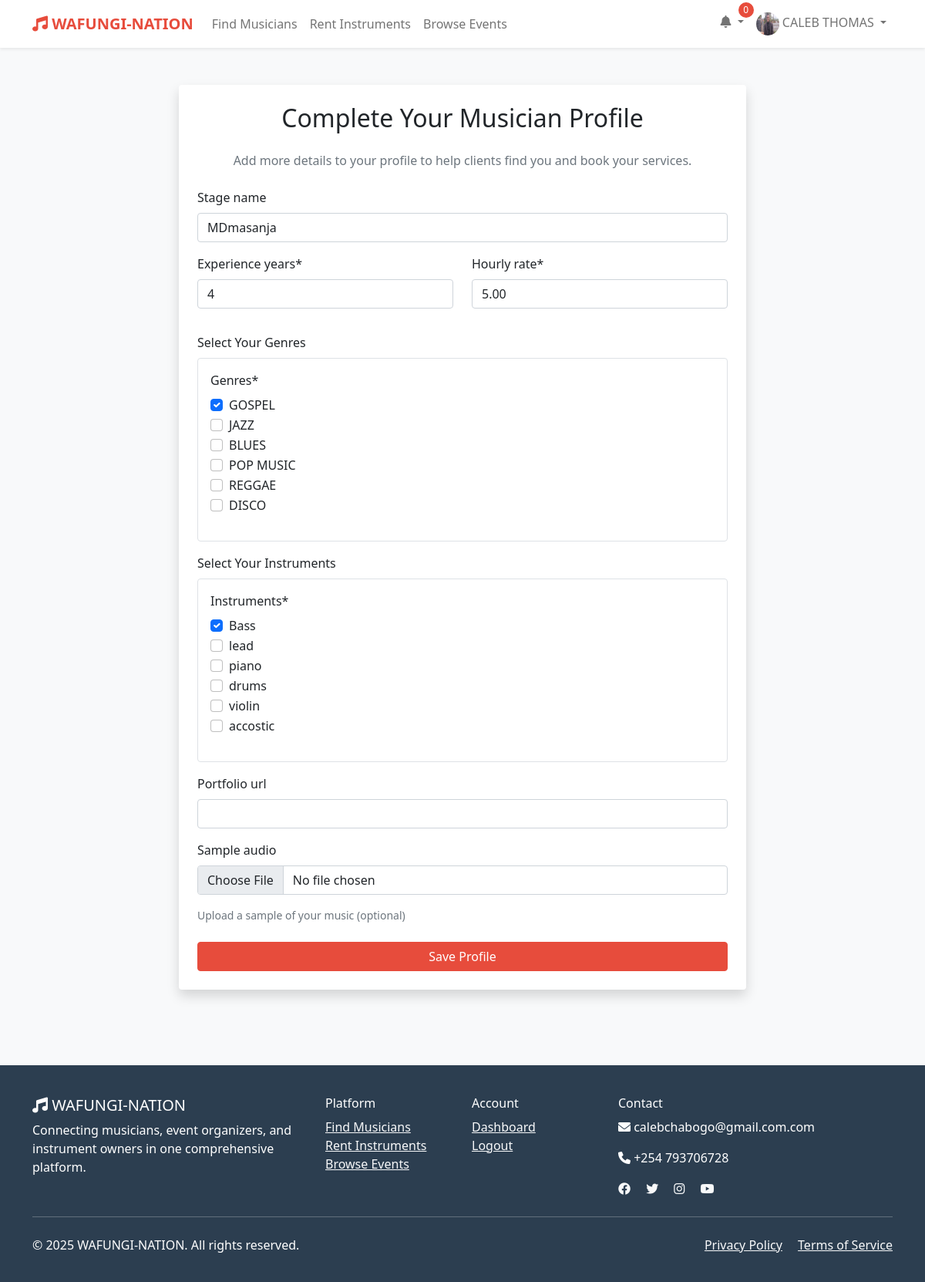
Page /profile-setup/ (signed in) on the earlier database version.
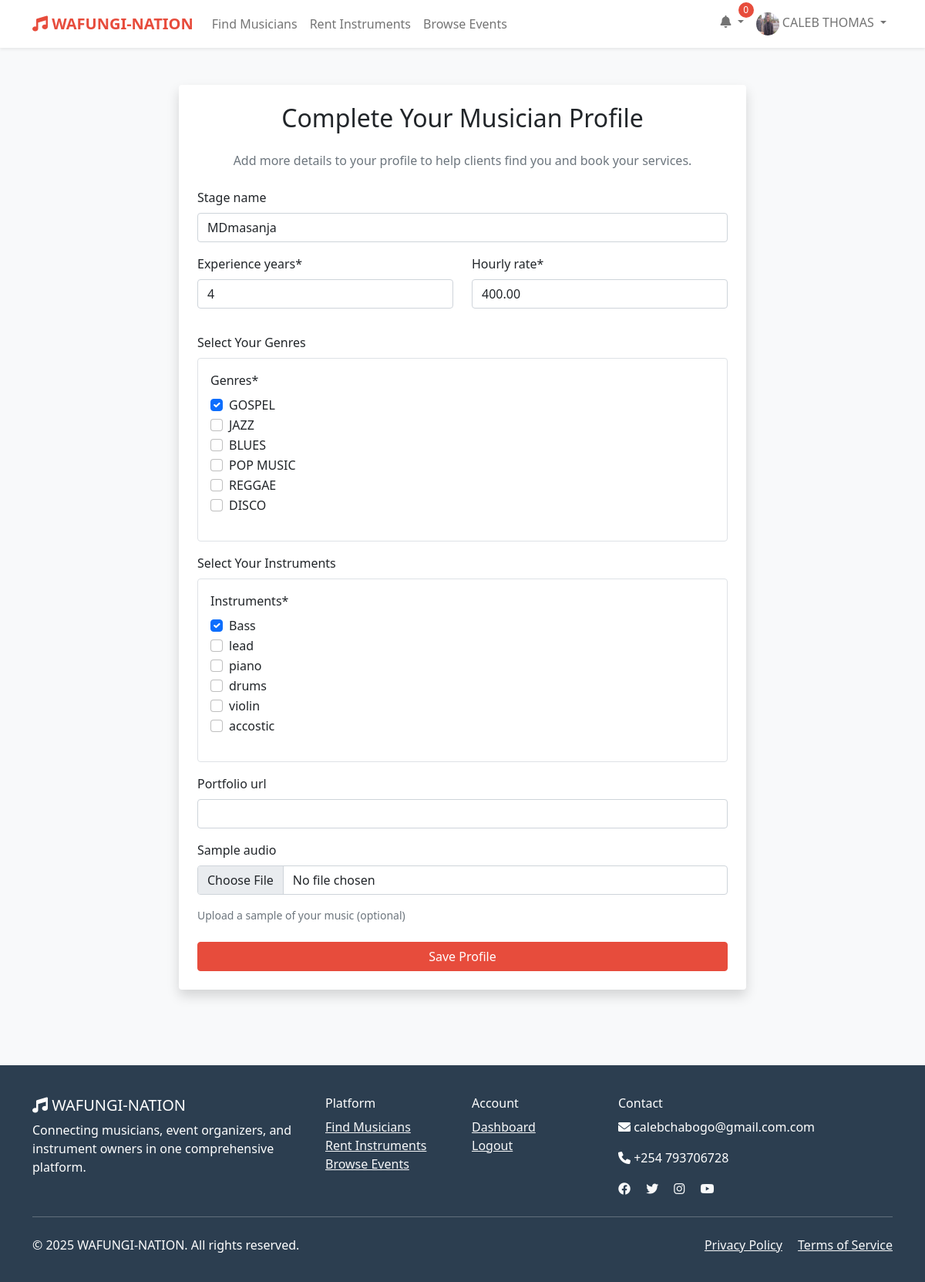
Same page on the later database version.
### wafungi/models.py (models this page shows, shortened)
class MusicianProfile(models.Model):
    user = models.OneToOneField(User, on_delete=models.CASCADE)
    stage_name = models.CharField(max_length=100, blank=True)
    genres = models.ManyToManyField(Genre)
    instruments = models.ManyToManyField(Instrument)
    experience_years = models.PositiveIntegerField(default=0)
    hourly_rate = models.DecimalField(max_digits=10, decimal_places=2, default=0)
    availability_status = models.BooleanField(default=True)
    portfolio_url = models.URLField(blank=True)
    sample_audio = models.FileField(upload_to='audio_samples/', blank=True, null=True)
    rating = models.DecimalField(max_digits=3, decimal_places=2, default=0.0)
    total_gigs = models.PositiveIntegerField(default=0)

### wafungi/views.py (the view)
# urls.py: path('profile-setup/', views.profile_setup, name='profile_setup'),
@login_required
def profile_setup(request):
    if request.user.user_type == 'musician':
        try:
            profile = request.user.musicianprofile
        except MusicianProfile.DoesNotExist:
            profile = MusicianProfile.objects.create(user=request.user)
        if request.method == 'POST':
            form = MusicianProfileForm(request.POST, request.FILES, instance=profile)
            if form.is_valid():
                form.save()
                messages.success(request, 'Profile updated successfully!')
                return redirect('dashboard')
        else:
            form = MusicianProfileForm(instance=profile)
        return render(request, 'wafungi/profile_setup.html', {'form': form})
    return redirect('dashboard')

### wafungi/forms.py
class MusicianProfileForm(forms.ModelForm):
    class Meta:
        model = MusicianProfile
        fields = ('stage_name', 'genres', 'instruments', 'experience_years',
                 'hourly_rate', 'portfolio_url', 'sample_audio')
        widgets = {
            'genres': forms.CheckboxSelectMultiple(),
            'instruments': forms.CheckboxSelectMultiple(),
        }
    def __init__(self, *args, **kwargs):
        super().__init__(*args, **kwargs)
        self.helper = FormHelper()
        self.helper.layout = Layout(
            'stage_name',
            Row(
                Column('experience_years', css_class='form-group col-md-6 mb-0'),
                Column('hourly_rate', css_class='form-group col-md-6 mb-0'),
                css_class='form-row'
            ),
            'genres',
            'instruments',
            'portfolio_url',
            'sample_audio',
            Submit('submit', 'Update Profile', css_class='btn btn-primary')
        )

### wafungi/models.py (called while the page is built)
    def __str__(self):
        return self.name

    def __str__(self):
        return self.name

### templates/wafungi/profile_setup.html (shortened to what this page needs)
{% extends 'base.html' %}
{% load wafungi_filters %}
{% load crispy_forms_tags %}
{% block content %}
<div class="container py-5">
    <div class="row justify-content-center">
        <div class="col-md-8">
            <div class="card shadow">
                <div class="card-body p-4">
                    <h2 class="text-center mb-4">Complete Your Musician Profile</h2>
                    <p class="text-center text-muted mb-4">
                        Add more details to your profile to help clients find you and book your services.
                    </p>
                    <form method="post" enctype="multipart/form-data">
                        <div class="mb-3">
                            {{ form.stage_name|as_crispy_field }}
                        </div>
                        <div class="row mb-3">
                            <div class="col-md-6">
                                {{ form.experience_years|as_crispy_field }}
                            </div>
                            <div class="col-md-6">
                                {{ form.hourly_rate|as_crispy_field }}
                            </div>
                        </div>
                        <div class="mb-3">
                            <label class="form-label">Select Your Genres</label>
                            <div class="border rounded p-3">
                                {{ form.genres|as_crispy_field }}
                            </div>
                        </div>
                        <div class="mb-3">
                            <label class="form-label">Select Your Instruments</label>
                            <div class="border rounded p-3">
                                {{ form.instruments|as_crispy_field }}
                            </div>
                        </div>
                        <div class="mb-3">
                            {{ form.portfolio_url|as_crispy_field }}
                        </div>
                        <div class="mb-3">
                            {{ form.sample_audio|as_crispy_field }}
                            <div class="form-text">Upload a sample of your music (optional)</div>
                        </div>
                        <div class="d-grid gap-2 mt-4">
                            <button type="submit" class="btn btn-primary">Save Profile</button>
                        </div>
                    </form>
                </div>
            </div>
        </div>
    </div>
</div>
{% endblock %}

Differences in the rows shown:
changed MusicianProfile "MDmasanja": hourly_rate "5.00" → "400.00"
